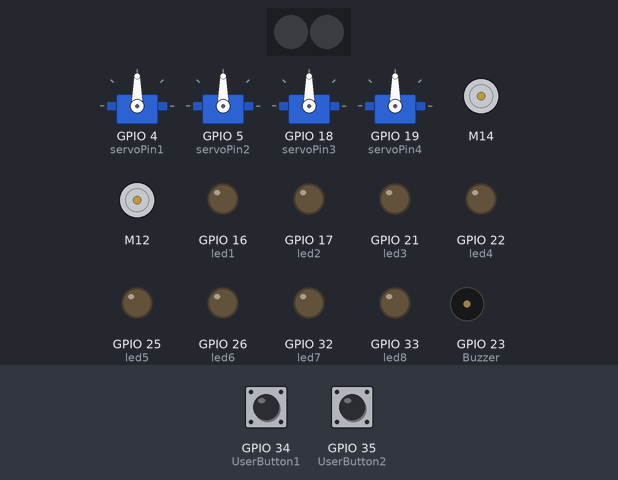
Bench run of a sketch on a simulated ESP32. Parts: 4 × servo, 2 RGB LEDs in strip order, left to right, 2 × DC motor (green arrow = forward, orange = backward, longer = faster), output pins drawn as LEDs (lit = HIGH), buzzer (waves = sounding). The test bench sets the inputs (shaded band); at power-on: GPIO 35 (UserButton2) HIGH, GPIO 34 (UserButton1) HIGH. Dim RGB values are drawn brighter than linear.

Above: at 4.1 s.
5.4 s: GPIO 35 (UserButton2) pulled LOW for 0.15 s
At 5.55 s:
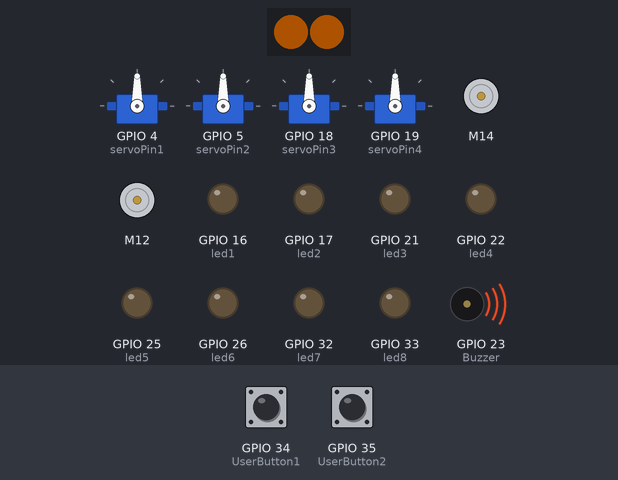
7.2 s: GPIO 34 (UserButton1) pulled LOW for 0.15 s
At 7.35 s:
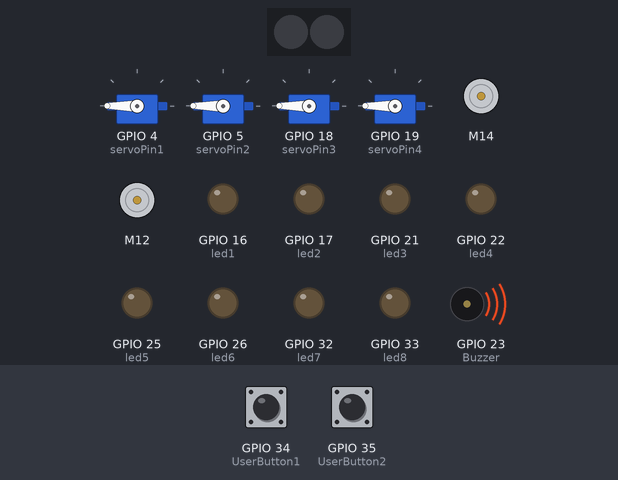
10.2 s: GPIO 34 (UserButton1) pulled LOW for 1 s
At 10.35 s:
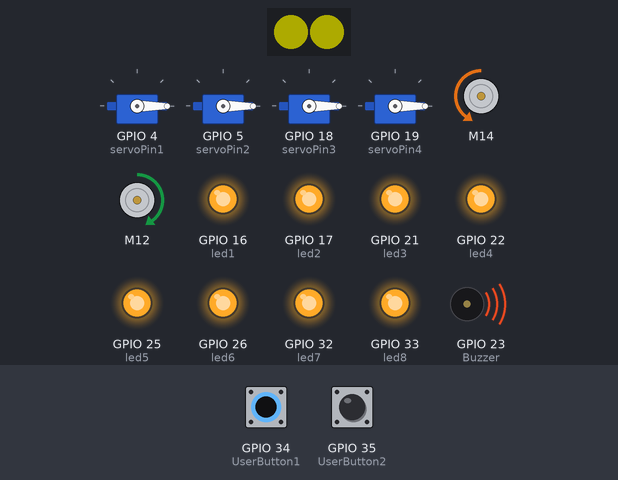
13.2 s: GPIO 35 (UserButton2) pulled LOW for 1 s
At 13.35 s:
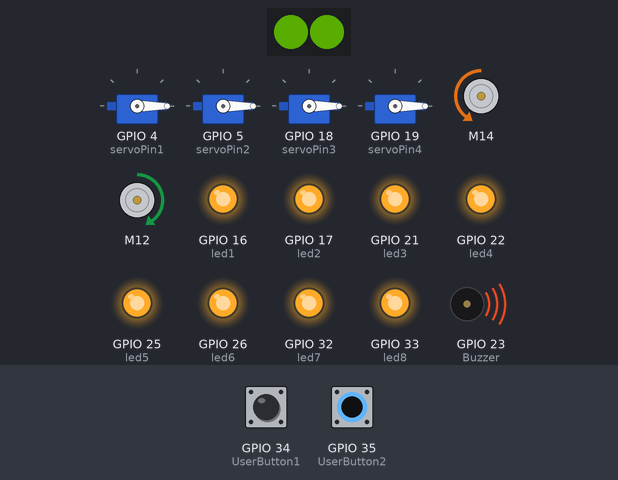
15.7 s: GPIO 34 (UserButton1) pulled LOW for 0.15 s
At 18.73 s:
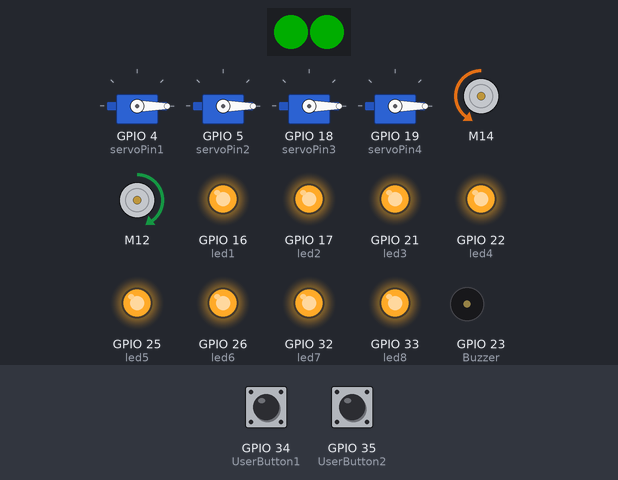
18.8 s: GPIO 35 (UserButton2) pulled LOW for 0.15 s
At 20.4 s:
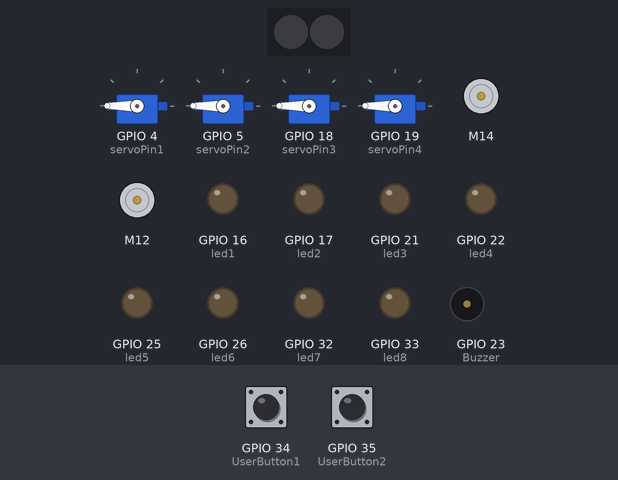
Timing chart, 0 to 21.6 s (numbered marks = the images above; inputs shaded):
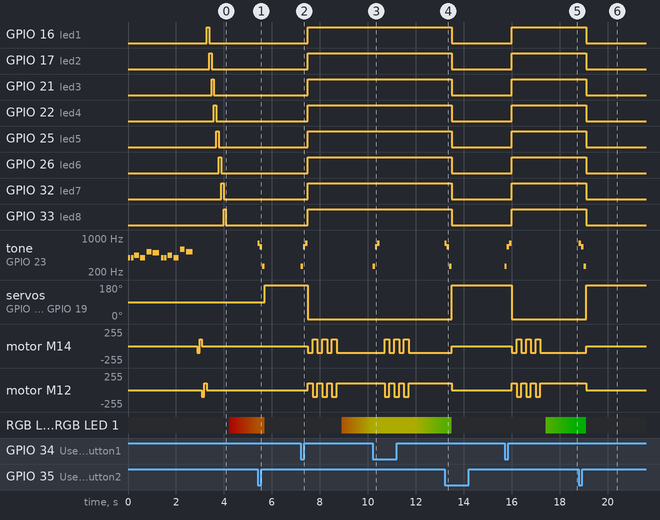

The sketch:

DemoCode.ino
```cpp
/*
DESCRIPTION:
Demo-Code for ROBO ESP32
This demo code is written in Arduino IDE and it serves
as an easy quality check when you first receive the board.

It plays a Happy Birthday melody upon power up (slide power switch to ON)
and shows running lights (blue LEDs) at the same time.
Then the two RGB LEDs will animate the colors, while the
program checking push buttons' state, repeatedly.

Press D34 button to play a short melody, lights up all
blue LEDs, move servo motors to 0 degree and run DC motors
at 50% and -50% speeds.
Press D35 button to play another melody, turn off all blue
LEDs, move servo motors to 180 degree & brake DC motors.

ROBO ESP32 also has four DC motors quick test buttons
built-in. You may press the onboard M1A, M1B, M2A or M2B
push buttons to run your motors without writing any code.

AUTHOR  : Cytron Technologies Sdn Bhd
WEBSITE  : www.cytron.io
EMAIL    : support@cytron.io
*/

#include <ESP32Servo.h>
#include <Adafruit_NeoPixel.h>
#include "CytronMotorDriver.h"

/*
    LEDs
*/
#define led1 16  // Pin D16 on Robo ESP32
#define led2 17  // Pin D17 on Robo ESP32
#define led3 21  // Pin D21 on Robo ESP32
#define led4 22  // Pin D22 on Robo ESP32
#define led5 25  // Pin D25 on Robo ESP32
#define led6 26  // Pin D26 on Robo ESP32
#define led7 32  // Pin D32 on Robo ESP32
#define led8 33  // Pin D33 on Robo ESP32

/*
    Buzzer and User Buttons
*/
#define Buzzer 23       // Buzzer Pin D23 on Robo ESP32
#define UserButton1 34  // User Button 1 Pin D34 on Robo ESP32
#define UserButton2 35  // User Button 2 Pin D35 on Robo ESP32

/*
    Motors
*/
#define M1A 12
#define M1B 13
#define M2A 14
#define M2B 27

CytronMD motor1(PWM_PWM, M1A, M1B);
CytronMD motor2(PWM_PWM, M2A, M2B);

/*
    Servos
*/
const int servoPin1 = 4;
const int servoPin2 = 5;
const int servoPin3 = 18;
const int servoPin4 = 19;

Servo servo1;
Servo servo2;
Servo servo3;
Servo servo4;

const int Neopixel = 15;  // Pin connected to the NeoPixel data input
const int numPixels = 2;  // Number of pixels (2 for two NeoPixels)

Adafruit_NeoPixel strip = Adafruit_NeoPixel(numPixels, Neopixel, NEO_GRB + NEO_KHZ800);

/* Melody Notes and Durations */
int melody[] = { 392, 392, 440, 392, 523, 494, 392, 392, 440, 392, 587, 523 };

// Short melody note durations for fast tempo (milliseconds)
int duration[] = { 100, 100, 200, 200, 200, 270, 100, 100, 200, 200, 200, 270 };

void playHappyBirthday() {
  int notesCount = sizeof(melody) / sizeof(melody[0]);  // Calculate number of notes
  for (int i = 0; i < notesCount; i++) {
    if (melody[i] == 0) {
      noTone(Buzzer);  // If the note is 0, turn off the buzzer
    } else {
      tone(Buzzer, melody[i], duration[i]);  // Play the note with the specified duration
    }
    delay(duration[i] * 1.3);  // Slight delay between notes for rhythm
  }
}

void playSound1() {
  // Play a short melody when the User Button 34 is pressed
  tone(Buzzer, 262, 100);  // Play C note
  delay(100);
  tone(Buzzer, 659, 100);  // Play E note
  delay(100);
  tone(Buzzer, 784, 100);  // Play G note
  delay(100);
  noTone(Buzzer);  // Turn off the buzzer
}

void playSound2() {
  // Play a short melody when the User Button 35 is pressed
  tone(Buzzer, 784, 100);  // Play C note
  delay(100);
  tone(Buzzer, 659, 100);  // Play E note
  delay(100);
  tone(Buzzer, 262, 100);  // Play G note
  delay(100);
  noTone(Buzzer);  // Turn off the buzzer
}

void lightBlueLEDs(bool state) {
  int leds[] = { led1, led2, led3, led4, led5, led6, led7, led8 };
  for (int i = 0; i < 8; i++) {
    digitalWrite(leds[i], state ? HIGH : LOW);
  }
}

void turnOffNeoPixels() {
  strip.fill(0x000000);  // Black color (all LEDs off)
  strip.show();          // Send the updated color to the strip
}

void setup() {
  Serial.begin(115200);

  // LED setup
  pinMode(led1, OUTPUT);
  pinMode(led2, OUTPUT);
  pinMode(led3, OUTPUT);
  pinMode(led4, OUTPUT);
  pinMode(led5, OUTPUT);
  pinMode(led6, OUTPUT);
  pinMode(led7, OUTPUT);
  pinMode(led8, OUTPUT);

  // Buzzer and buttons
  pinMode(Buzzer, OUTPUT);
  pinMode(UserButton1, INPUT_PULLUP);
  pinMode(UserButton2, INPUT_PULLUP);

  // Servos
  servo1.attach(servoPin1);
  servo2.attach(servoPin2);
  servo3.attach(servoPin3);
  servo4.attach(servoPin4);

  servo1.write(90);
  servo2.write(90);
  servo3.write(90);
  servo4.write(90);

  strip.begin();
  strip.show();

  // Power-on animation
  playHappyBirthday();
  delay(100);
  motor2.setSpeed(-100);
  delay(100);
  motor2.setSpeed(100);
  delay(100);
  motor2.setSpeed(0);
  motor1.setSpeed(-100);
  delay(100);
  motor1.setSpeed(100);
  delay(100);
  motor1.setSpeed(0);
  motor2.setSpeed(0);

  int leds[] = { 16, 17, 21, 22, 25, 26, 32, 33 };  // LED pins

  // Set all LED pins as OUTPUT
  for (int i = 0; i < 8; i++) {
    pinMode(leds[i], OUTPUT);
  }

  // Turn on LEDs one by one
  for (int i = 0; i < 8; i++) {
    digitalWrite(leds[i], HIGH);
    delay(100);
    digitalWrite(leds[i], LOW);
  }
  delay(100);
}

void animateNeoPixels() {
  static int state = 0;
  static uint8_t red = 255, green = 0, blue = 0;  // Start with red color
  static unsigned long lastUpdate = 0;            // Last time LEDs were updated
  const unsigned long interval = 10;              // Interval in milliseconds
  const float brightnessFactor = 0.2;             // Brightness factor (0.0 to 1.0)

  // Only update if the interval has passed
  if (millis() - lastUpdate >= interval) {
    lastUpdate = millis();  // Update the time

    switch (state) {
      case 0:  // Red to Yellow (increase Green)
        if (green < 255) green++;
        else state++;  // Move to next state
        break;

      case 1:  // Yellow to Green (decrease Red)
        if (red > 0) red--;
        else state++;  // Move to next state
        break;

      case 2:  // Green to Cyan (increase Blue)
        if (blue < 255) blue++;
        else state++;  // Move to next state
        break;

      case 3:  // Cyan to Blue (decrease Green)
        if (green > 0) green--;
        else state++;  // Move to next state
        break;

      case 4:  // Blue to Magenta (increase Red)
        if (red < 255) red++;
        else state++;  // Move to next state
        break;

      case 5:  // Magenta to Red (decrease Blue)
        if (blue > 0) blue--;
        else state = 0;  // Reset to initial state
        break;
    }

    // Scale RGB values to control brightness
    uint8_t scaledRed = red * brightnessFactor;
    uint8_t scaledGreen = green * brightnessFactor;
    uint8_t scaledBlue = blue * brightnessFactor;

    // Combine scaled RGB values and display
    uint32_t color = (scaledRed << 16) | (scaledGreen << 8) | scaledBlue;
    strip.fill(color);
    strip.show();  // Display RGB
  }
}

bool neoPixelsOff = false;

void loop() {
  // NeoPixel animation
  if (!neoPixelsOff) {
    animateNeoPixels();
  }

  // Button D34
  if (digitalRead(UserButton1) == LOW) {
    playSound1();
    lightBlueLEDs(true);  // Light up all GPIO LEDs

    servo1.write(0);  // Servo pin D4 in 0 degree position
    servo2.write(0);  // Servo pin D5 in 0 degree position
    servo3.write(0);  // Servo pin D18 in 0 degree position
    servo4.write(0);  // Servo pin D19 in 0 degree position

    motor1.setSpeed(100);   // Run motor1 at 50% speed
    motor2.setSpeed(-100);  // Run motor2 at -50% speed
    delay(200);
    motor1.setSpeed(-100);  // Run motor1 at 50% speed
    motor2.setSpeed(100);   // Run motor2 at -50% speed
    delay(200);
    motor1.setSpeed(100);   // Run motor1 at 50% speed
    motor2.setSpeed(-100);  // Run motor2 at -50% speed
    delay(200);
    motor1.setSpeed(-100);  // Run motor1 at 50% speed
    motor2.setSpeed(100);   // Run motor2 at -50% speed
    delay(200);
    motor1.setSpeed(100);   // Run motor1 at 50% speed
    motor2.setSpeed(-100);  // Run motor2 at -50% speed
    delay(200);
    motor1.setSpeed(-100);  // Run motor1 at 50% speed
    motor2.setSpeed(100);   // Run motor2 at -50% speed
    delay(200);
    motor1.setSpeed(100);   // Run motor1 at 50% speed
    motor2.setSpeed(-100);  // Run motor2 at -50% speed
    delay(200);

    neoPixelsOff = false;  // Turn NeoPixels back on
  }

  // Button D35
  if (digitalRead(UserButton2) == LOW) {
    playSound2();
    lightBlueLEDs(false);

    servo1.write(180);
    servo2.write(180);
    servo3.write(180);
    servo4.write(180);

    motor1.setSpeed(0);  // Brake motor1
    motor2.setSpeed(0);  // Brake motor2
    turnOffNeoPixels();
    neoPixelsOff = true;
    delay(1000);
  }
}
```

Measured:
- after the input at 5.4 s, tone on GPIO 23 (Buzzer): silent → 784 Hz at once, → 659 Hz 0.10 s later, → 262 Hz 0.10 s later, → silent 0.10 s later; servo on GPIO 4 (servoPin1), servo on GPIO 5 (servoPin2), servo on GPIO 18 (servoPin3), servo on GPIO 19 (servoPin4): 90° → 180° after 0.30 s
- after the input at 7.2 s, GPIO 16 (led1), GPIO 17 (led2): LOW → HIGH after 0.30 s
- after the input at 10.2 s, tone on GPIO 23 (Buzzer): silent → 262 Hz at once, → 659 Hz 0.10 s later, → 784 Hz 0.10 s later, → silent 0.10 s later; motor M14: alternates forward 100/255 for 0.20 s and backward 100/255 for 0.20 s, 6 changes in all, then stays backward 100/255, starting after 0.50 s
- after the input at 13.2 s, GPIO 16 (led1), GPIO 17 (led2): HIGH → LOW after 0.30 s
- after the input at 15.7 s, GPIO 16 (led1), GPIO 17 (led2): LOW → HIGH after 0.30 s
- after the input at 18.8 s, GPIO 16 (led1), GPIO 17 (led2): HIGH → LOW after 0.30 s
